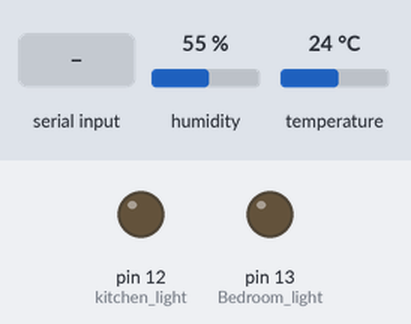
Recording of a sketch running on a simulated Arduino Mega 2560, built with avr-gcc and run on an emulated ATmega2560. Parts: output pins drawn as LEDs (lit = HIGH). Inputs (shaded band) come from the test bench; at power-on: humidity 55 %, temperature 24 °C.

Above: at 1.2 s.
1.3 s: "1" received over the second serial link
At 2.1 s:
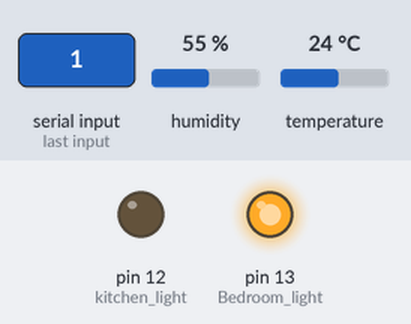
2.8 s: "3" received over the second serial link
At 3.2 s:
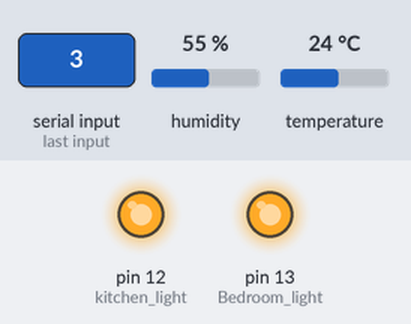
4.3 s: "0" received over the second serial link
At 5.5 s:
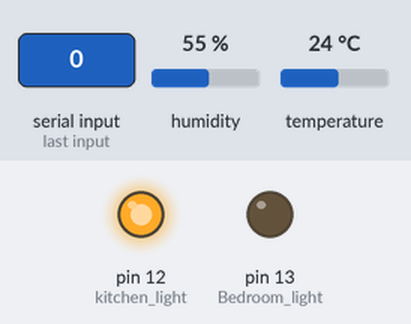
5.8 s: "2" received over the second serial link
At 6.7 s:
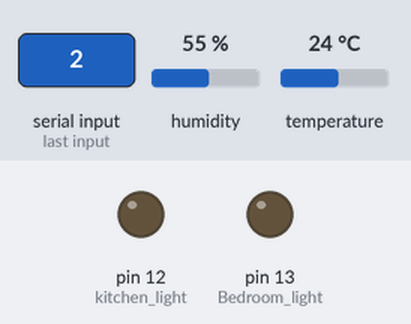
Timing chart, 0 to 8.3 s (numbered marks = the images above; inputs shaded):
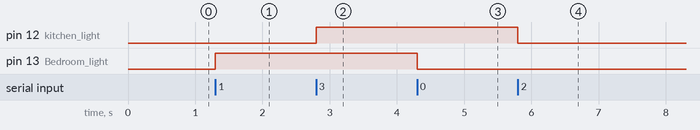

The sketch:

jarvis.ino
```cpp
#include <DHT.h>

#define DHTPIN A1  // DHTT pin connected to A1
#define DHTTYPE DHT11   // DHT 22  (AM2302)
DHT dht(DHTPIN, DHTTYPE);  // Initialize DHT sensor


int chk;
float hum;  //Stores humidity value
float temp; //Stores temperature value

void setup() {

          dht.begin();  //begin the DHTT

          Serial.begin(115200);  // open serial connection to USB Serial
                                 //port(connected to your computer)
          Serial1.begin(57600);  // open internal serial connection to
                                 //MT7688

          pinMode(13, OUTPUT); // Bedroom light
          pinMode(12,OUTPUT);  // kitchen light

      }
      void loop() {
         hum = dht.readHumidity();   // read humdity
         temp= dht.readTemperature();  //read temperature

            int c = Serial1.read();      // read from MT7688
            if (c != -1) {
                  switch(c) {
                        case '0':                // turn off D13 when receiving "0"
                        digitalWrite(13, 0);
                        break;
                        case '1':                // turn on D13 when receiving "1"
                        digitalWrite(13, 1);
                        break;
                        case '2':                // turn off D12 when receiving "1"
                        digitalWrite(12,0);
                        break;
                        case '3':                // turn on D12 when receiving "1"
                        digitalWrite(12,1);
                        break;
                        case '4':               // print temperature when receiving "4"
                        Serial1.print(hum);
                        break;
                        case '5':               //print humidity when receiving "5"
                        Serial1.print(temp);
                        break;


                  }
            }
      }
```

Measured:
- after the input at 1.3 s, pin 13 (Bedroom_light): LOW → HIGH at once
- after the input at 2.8 s, pin 12 (kitchen_light): LOW → HIGH at once
- after the input at 4.3 s, pin 13 (Bedroom_light): HIGH → LOW at once
- after the input at 5.8 s, pin 12 (kitchen_light): HIGH → LOW at once
